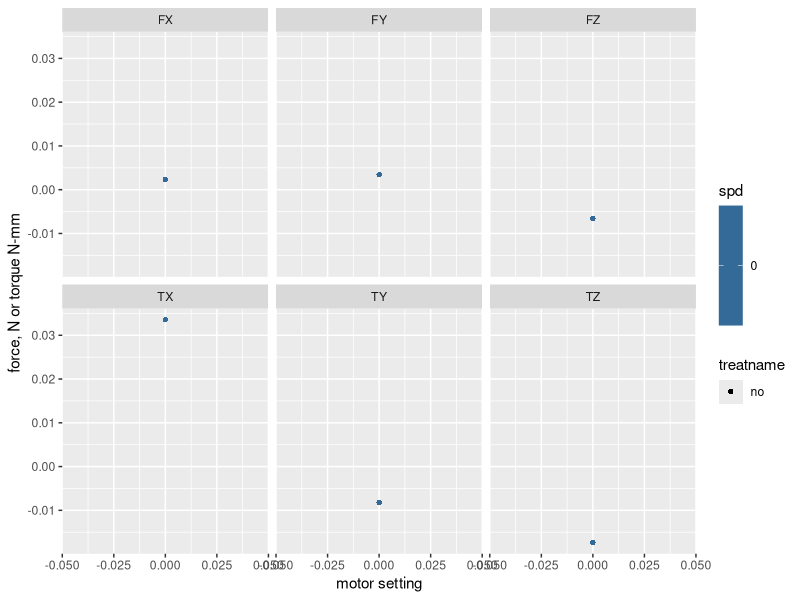
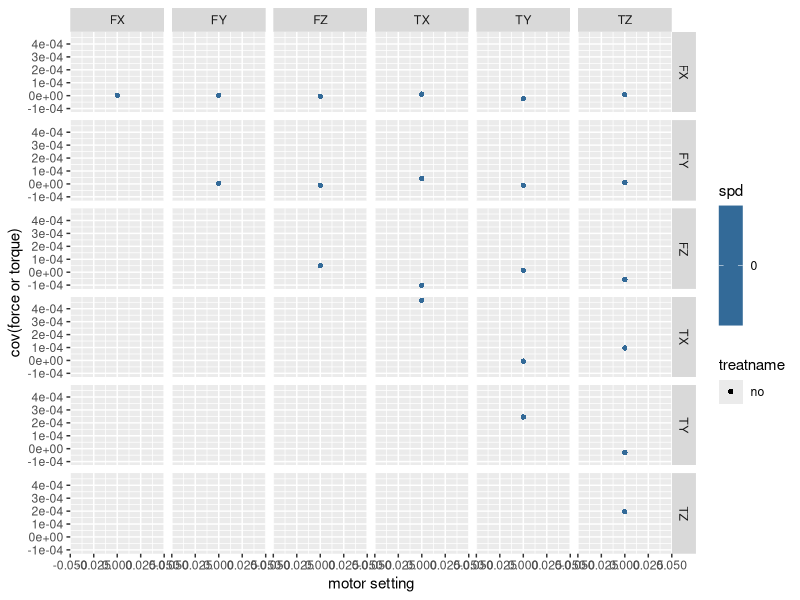

The R source for these figures, in order:
library(ggplot2)
library(plyr)

# load data
means <- read.table("nmeans.csv",header=TRUE,sep=",")
covariances <- read.table("ncovariances.csv",header=TRUE,sep=",")

# plot anemometer means
fig1 <- ggplot(data=means,aes(spd,mean,colour=spd,shape=treatname))+geom_point()+facet_wrap(~ channel)+xlab("motor setting")+ylab("force, N or torque N-mm")
pdf("nmeans.pdf")
print(fig1)
dev.off()

# plot anemometer covariances
fig2 <- ggplot(data=covariances,aes(spd,cov,colour=spd,shape=treatname))+geom_point()+facet_grid(from ~ to)+xlab("motor setting")+ylab("cov(force or torque)")
pdf("ncovariances.pdf")
print(fig2)
dev.off()



